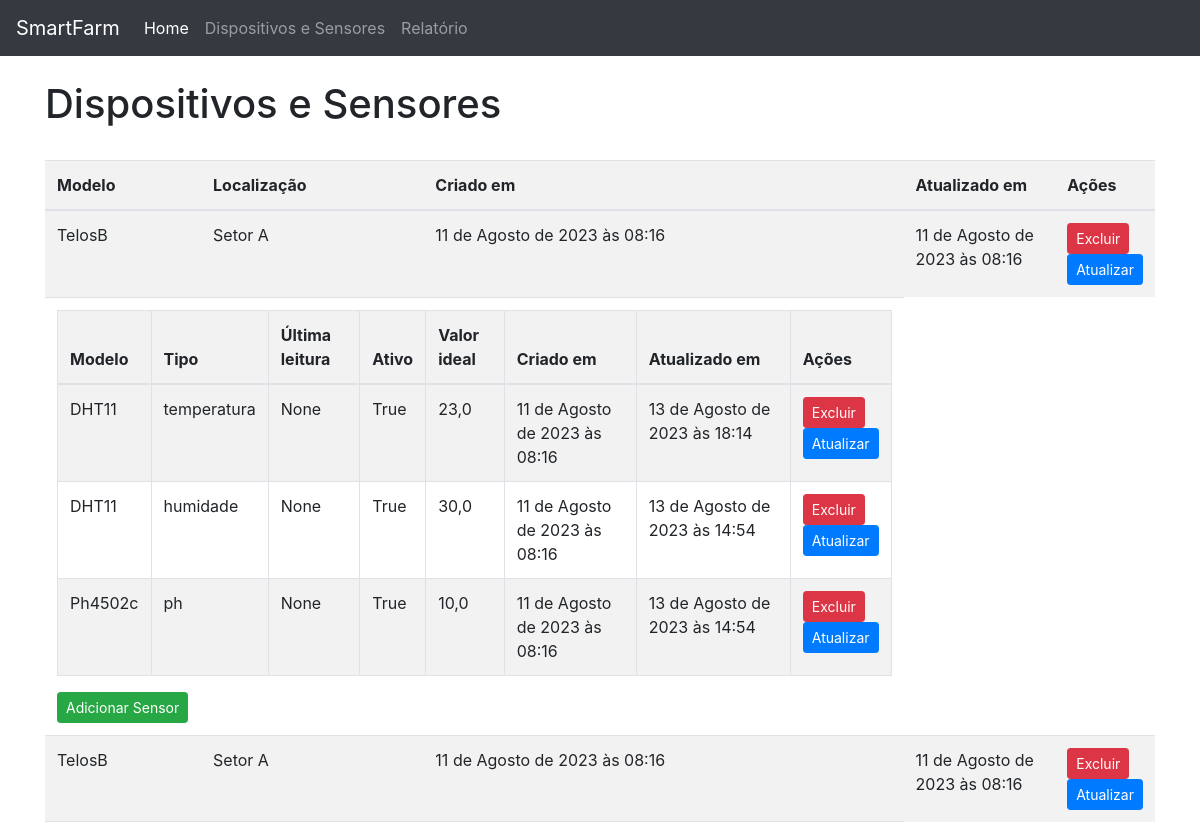
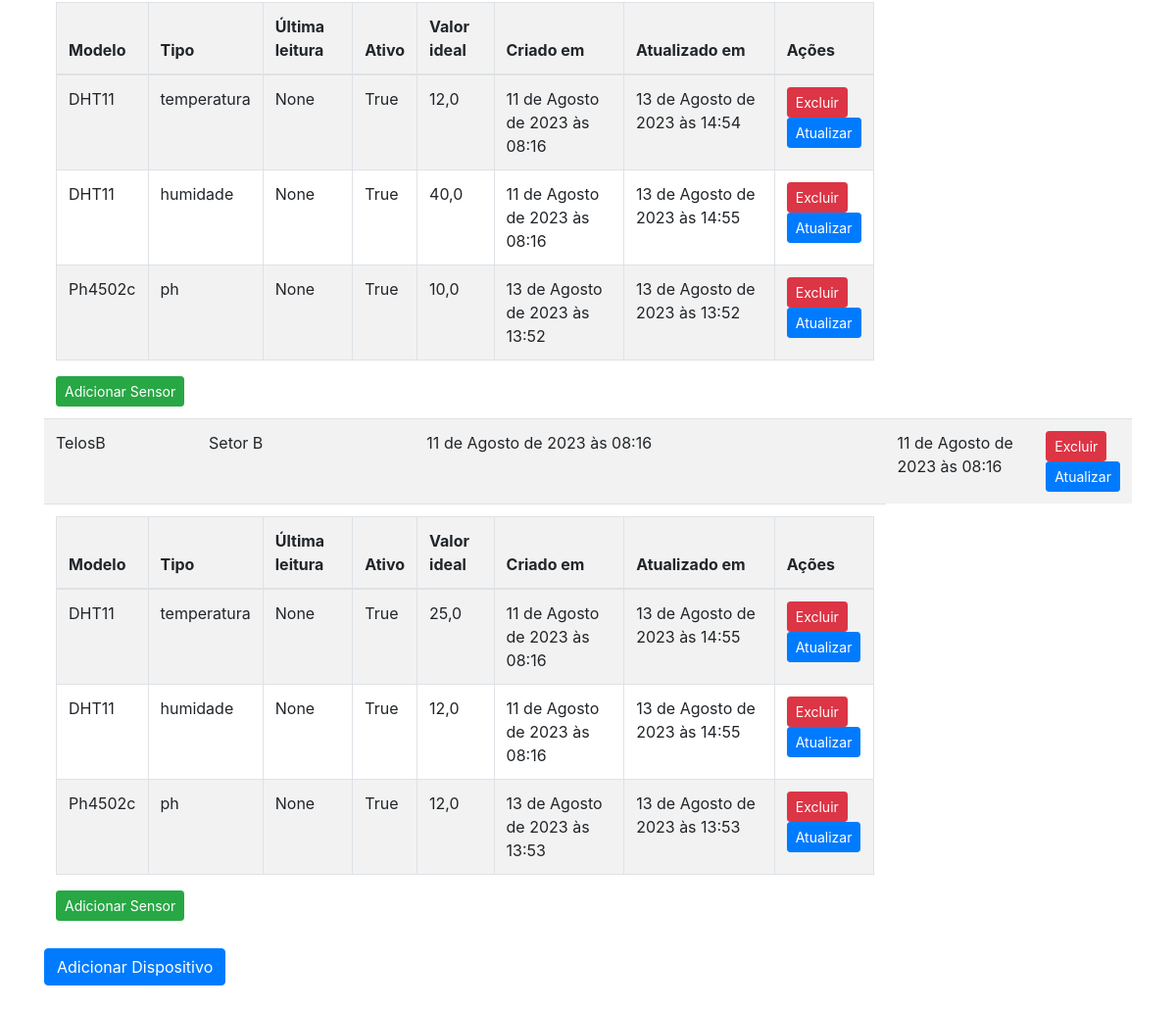
Screenshot of /dispositivos_e_sensores/ with the database file from the repository (2 pictures, top to bottom).
### app/models.py (models this page shows)
class Dispositivo(models.Model):
    modelo = models.CharField(max_length=100, blank=True, null=True)
    localizacao = models.CharField(max_length=100, blank=True, null=True)
    created_at = models.DateTimeField(auto_now_add=True)
    updated_at = models.DateTimeField(auto_now=True)
    class Meta:
        db_table = 'dispositivo'

class Sensor(models.Model):
    modelo = models.CharField(max_length=100, blank=True, null=True)
    tipo = models.CharField(max_length=100, blank=True, null=True)
    ultima_leitura = models.DateTimeField(blank=True, null=True)
    ativo = models.BooleanField(blank=True, null=True)
    valor_ideal = models.FloatField(blank=True, null=True)
    dispositivo = models.ForeignKey(
        Dispositivo, on_delete=models.CASCADE, related_name='sensores')
    created_at = models.DateTimeField(auto_now_add=True)
    updated_at = models.DateTimeField(auto_now=True)
    class Meta:
        db_table = 'sensor'

### app/views.py (the view)
# urls.py: path("dispositivos_e_sensores/", views.dispositivos,
def dispositivos(request):
    dispositivos = Dispositivo.objects.all()
    context = {
        'dispositivos': dispositivos
    }
    return render(request, 'dispositivos_e_sensores.html', context)

### template/dispositivos_e_sensores.html (shortened to what this page needs)
<!DOCTYPE html>
<html>
    <head>
        <link
            rel="stylesheet"
            href="https://maxcdn.bootstrapcdn.com/bootstrap/4.0.0/css/bootstrap.min.css"
        />
    </head>
    <body>
        {% include 'navbar.html' %}
        <br />
        <div class="container">
            <h1>Dispositivos e Sensores</h1>
            <br />
            <table class="table zebra-table">
                <thead>
                    <tr>
                        <th>Modelo</th>
                        <th>Localização</th>
                        <th>Criado em</th>
                        <th>Atualizado em</th>
                        <th>Ações</th>
                    </tr>
                </thead>
                <tbody>
                    {% for dispositivo in dispositivos %}
                    <tr>
                        <td>{{ dispositivo.modelo }}</td>
                        <td>{{ dispositivo.localizacao }}</td>
                        <td>{{ dispositivo.created_at }}</td>
                        <td>{{ dispositivo.updated_at }}</td>
                        <td>
                            <form
                                action="{% url 'delete_dispositivo' dispositivo.id %}"
                                method="post"
                            >
                                <button
                                    type="submit"
                                    class="btn btn-danger btn-sm"
                                >
                                    Excluir
                                </button>
                            </form>
                            <a
                                href="{% url 'atualizar_dispositivo' dispositivo.id %}"
                                class="btn btn-primary btn-sm"
                                >Atualizar</a
                            >
                        </td>
                    </tr>
                    <tr>
                        <td colspan="3">
                            <table class="table table-bordered">
                                <thead>
                                    <tr>
                                        <th>Modelo</th>
                                        <th>Tipo</th>
                                        <th>Última leitura</th>
                                        <th>Ativo</th>
                                        <th>Valor ideal</th>
                                        <th>Criado em</th>
                                        <th>Atualizado em</th>
                                        <th>Ações</th>
                                    </tr>
                                </thead>
                                <tbody>
                                    {% for sensor in dispositivo.sensores.all %}
                                    <tr>
                                        <td>{{ sensor.modelo }}</td>
                                        <td>{{ sensor.tipo }}</td>
                                        <td>{{ sensor.ultima_leitura }}</td>
                                        <td>{{ sensor.ativo }}</td>
                                        <td>{{ sensor.valor_ideal }}</td>
                                        <td>{{ sensor.created_at }}</td>
                                        <td>{{ sensor.updated_at }}</td>
                                        <td>
                                            <form
                                                action="{% url 'delete_sensor' sensor.id %}"
                                                method="post"
                                            >
                                                <button
                                                    type="submit"
                                                    class="btn btn-danger btn-sm"
                                                >
                                                    Excluir
                                                </button>
                                            </form>
                                            <a
                                                href="{% url 'atualizar_sensor' sensor.id %}"
                                                class="btn btn-primary btn-sm"
                                                >Atualizar</a
                                            >
                                        </td>
                                    </tr>
                                    {% endfor %}
                                </tbody>
                            </table>
                            <a
                                href="{% url 'adicionar_sensor' dispositivo.id %}"
                                class="btn btn-success btn-sm"
                                >Adicionar Sensor</a
                            >
                        </td>
                    </tr>
                    {% endfor %}
                </tbody>
            </table>
            <a href="{% url 'adicionar_dispositivo' %}" class="btn btn-primary"
                >Adicionar Dispositivo</a
            >
        </div>
        <br />
    </body>
</html>

### template/navbar.html (shortened to what this page needs)
<nav class="navbar navbar-expand-lg navbar-dark bg-dark">
    <a class="navbar-brand" href="{% url 'home' %}">SmartFarm</a>
    <div class="collapse navbar-collapse" id="navbarNav">
        <ul class="navbar-nav">
            <li class="nav-item active">
                <a class="nav-link" href="{% url 'home' %}">Home</a>
            </li>
            <li class="nav-item">
                <a class="nav-link" href="{% url 'dispositivos_e_sensores' %}"
                    >Dispositivos e Sensores</a
                >
            </li>
            <li class="nav-item">
                <a class="nav-link" href="{% url 'relatorio' %}">Relatório</a>
            </li>
        </ul>
    </div>
</nav>

### template/dispositivos_e_sensores.html (style rules this page uses)
.zebra-table tr:nth-child(odd) { background-color: #f2f2f2; }

### rows the page displays
Dispositivo: modelo "TelosB", localizacao "Setor A", created_at "11 de Agosto de 2023 às 08:16", updated_at "11 de Agosto de 2023 às 08:16"
Sensor: modelo "DHT11", tipo "temperatura", ultima_leitura "None", ativo "True", valor_ideal "23,0", created_at "11 de Agosto de 2023 às 08:16", updated_at "13 de Agosto de 2023 às 18:14"
Sensor: modelo "DHT11", tipo "humidade", ultima_leitura "None", ativo "True", valor_ideal "30,0", created_at "11 de Agosto de 2023 às 08:16", updated_at "13 de Agosto de 2023 às 14:54"
Sensor: modelo "Ph4502c", tipo "ph", ultima_leitura "None", ativo "True", valor_ideal "10,0", created_at "11 de Agosto de 2023 às 08:16", updated_at "13 de Agosto de 2023 às 14:54"
Dispositivo: modelo "TelosB", localizacao "Setor A", created_at "11 de Agosto de 2023 às 08:16", updated_at "11 de Agosto de 2023 às 08:16"
Sensor: modelo "DHT11", tipo "temperatura", ultima_leitura "None", ativo "True", valor_ideal "12,0", created_at "11 de Agosto de 2023 às 08:16", updated_at "13 de Agosto de 2023 às 14:54"
Sensor: modelo "DHT11", tipo "humidade", ultima_leitura "None", ativo "True", valor_ideal "40,0", created_at "11 de Agosto de 2023 às 08:16", updated_at "13 de Agosto de 2023 às 14:55"
Sensor: modelo "Ph4502c", tipo "ph", ultima_leitura "None", ativo "True", valor_ideal "10,0", created_at "13 de Agosto de 2023 às 13:52", updated_at "13 de Agosto de 2023 às 13:52"
Dispositivo: modelo "TelosB", localizacao "Setor B", created_at "11 de Agosto de 2023 às 08:16", updated_at "11 de Agosto de 2023 às 08:16"
Sensor: modelo "DHT11", tipo "temperatura", ultima_leitura "None", ativo "True", valor_ideal "25,0", created_at "11 de Agosto de 2023 às 08:16", updated_at "13 de Agosto de 2023 às 14:55"
Sensor: modelo "DHT11", tipo "humidade", ultima_leitura "None", ativo "True", valor_ideal "12,0", created_at "11 de Agosto de 2023 às 08:16", updated_at "13 de Agosto de 2023 às 14:55"
Sensor: modelo "Ph4502c", tipo "ph", ultima_leitura "None", ativo "True", valor_ideal "12,0", created_at "13 de Agosto de 2023 às 13:53", updated_at "13 de Agosto de 2023 às 13:53"
